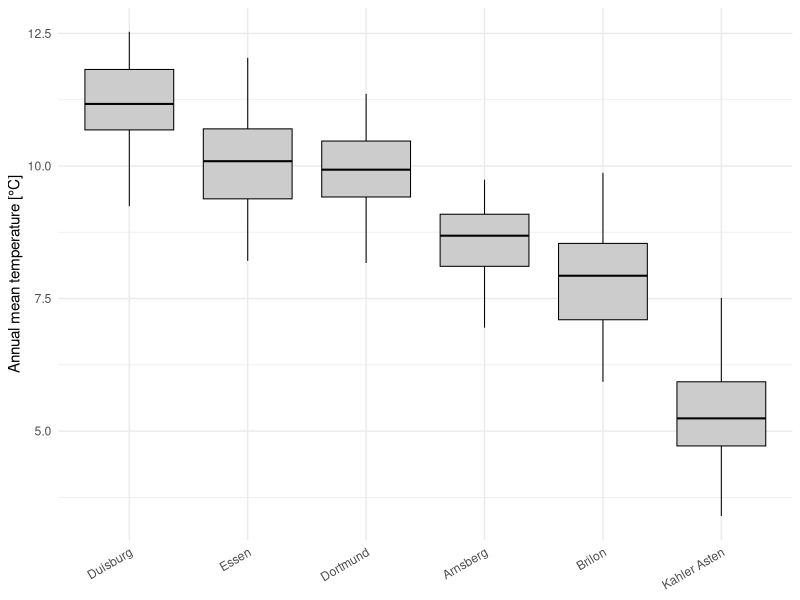
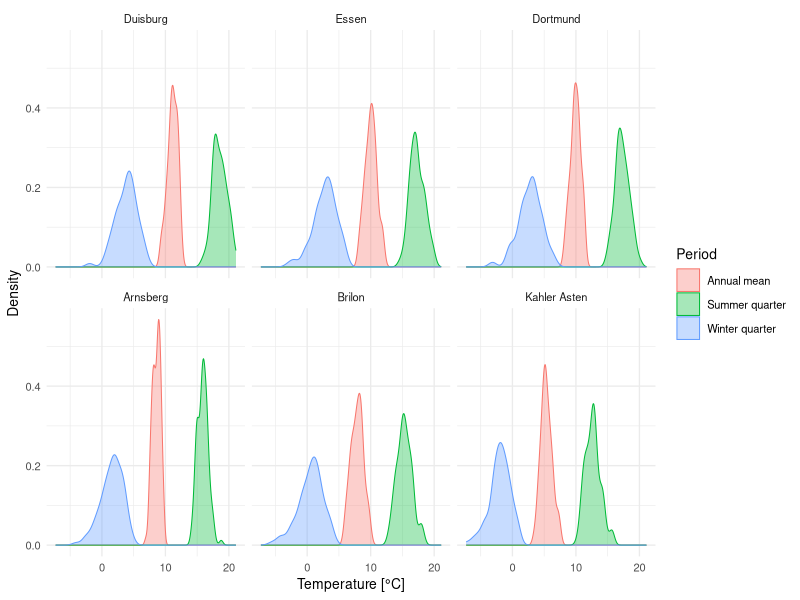
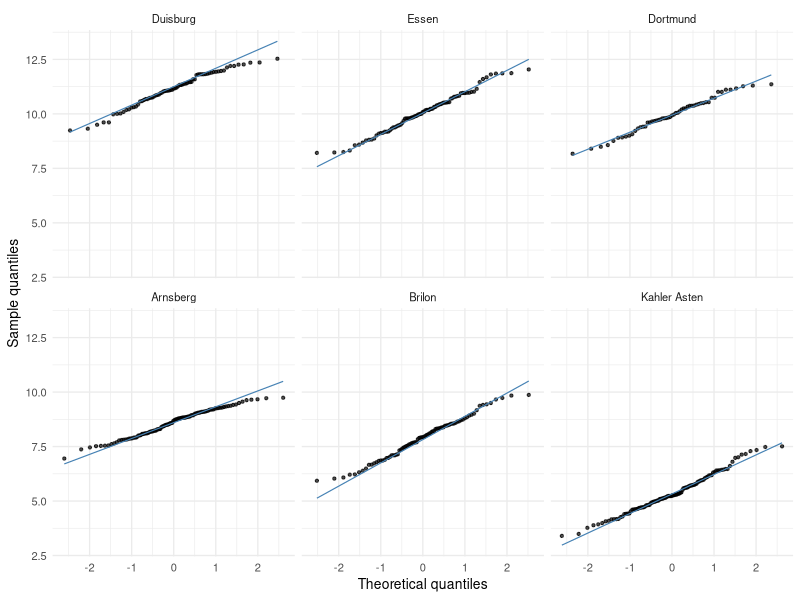
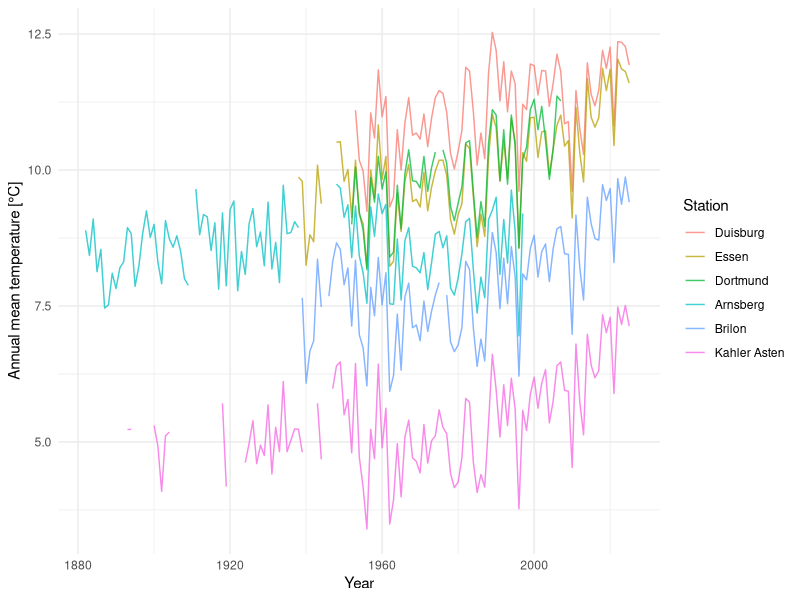

Generate these figures, in order, with R:
# ============================================================
# 02 - Descriptive analysis
# Univariate/bivariate statistics, distribution shape per station
# ============================================================

library(dplyr)
library(readr)
library(tidyr)
library(ggplot2)
library(patchwork)

df_weather <- read_csv("data/weather_clean.csv", show_col_types = FALSE) %>%
  mutate(station = factor(station,
    levels = c("Duisburg", "Essen", "Dortmund", "Arnsberg", "Brilon", "Kahler Asten")))

dir.create("plots", showWarnings = FALSE)

# ---- 1. Descriptive statistics per station (annual, winter, summer means) ----
descriptive_stats <- df_weather %>%
  select(station, annual, winter_djf, summer_jja) %>%
  pivot_longer(-station, names_to = "variable", values_to = "value") %>%
  group_by(station, variable) %>%
  summarise(
    n = sum(!is.na(value)),
    mean = mean(value, na.rm = TRUE),
    median = median(value, na.rm = TRUE),
    sd = sd(value, na.rm = TRUE),
    mad = mad(value, na.rm = TRUE),
    iqr = IQR(value, na.rm = TRUE),
    .groups = "drop"
  )

write_csv(descriptive_stats, "data/descriptive_stats.csv")
print(descriptive_stats, n = 20)

# ---- 2. Boxplots per station (outliers, distribution location) ----
boxplot_annual <- ggplot(df_weather, aes(x = station, y = annual)) +
  geom_boxplot(fill = "grey80", color = "black", linewidth = 0.35,
               outlier.size = 1.2, outlier.alpha = 0.8) +
  labs(x = NULL, y = "Annual mean temperature [°C]") +
  theme_minimal(base_size = 11) +
  theme(axis.text.x = element_text(angle = 30, hjust = 1))

ggsave("plots/boxplot_annual.png", boxplot_annual, width = 6, height = 4, dpi = 150, bg = "white")

# ---- 3. Checking distribution shape: KDE + QQ plot per station ----
df_long <- df_weather %>%
  select(station, annual, winter_djf, summer_jja) %>%
  pivot_longer(c(annual, winter_djf, summer_jja), names_to = "type", values_to = "temperature") %>%
  mutate(type = recode(type,
    annual = "Annual mean", winter_djf = "Winter quarter", summer_jja = "Summer quarter"))

kde_plot <- ggplot(df_long, aes(x = temperature, fill = type, color = type)) +
  geom_density(alpha = 0.35, linewidth = 0.35, na.rm = TRUE) +
  facet_wrap(~station, ncol = 3) +
  labs(x = "Temperature [°C]", y = "Density", fill = "Period", color = "Period") +
  theme_minimal(base_size = 10)

ggsave("plots/kde_by_station.png", kde_plot, width = 8, height = 5, dpi = 150, bg = "white")

qq_plot <- ggplot(df_weather, aes(sample = annual)) +
  stat_qq(size = 0.8, alpha = 0.7) +
  stat_qq_line(linewidth = 0.4, color = "steelblue") +
  facet_wrap(~station, ncol = 3) +
  labs(x = "Theoretical quantiles", y = "Sample quantiles") +
  theme_minimal(base_size = 10)

ggsave("plots/qq_annual.png", qq_plot, width = 8, height = 5, dpi = 150, bg = "white")

# ---- 4. Time series (annual mean per station) ----
timeseries_plot <- ggplot(df_weather, aes(x = year, y = annual, color = station)) +
  geom_line(alpha = 0.75) +
  labs(x = "Year", y = "Annual mean temperature [°C]", color = "Station") +
  theme_minimal(base_size = 11)

ggsave("plots/timeseries_annual.png", timeseries_plot, width = 7, height = 4, dpi = 150, bg = "white")

cat("EDA complete. Plots in plots/, statistics in data/descriptive_stats.csv\n")
cat("Distribution shape: histograms/KDE show an approximately bell-shaped\n")
cat("distribution per station, QQ plots lie close to the diagonal -> normal distribution approximately plausible.\n")
